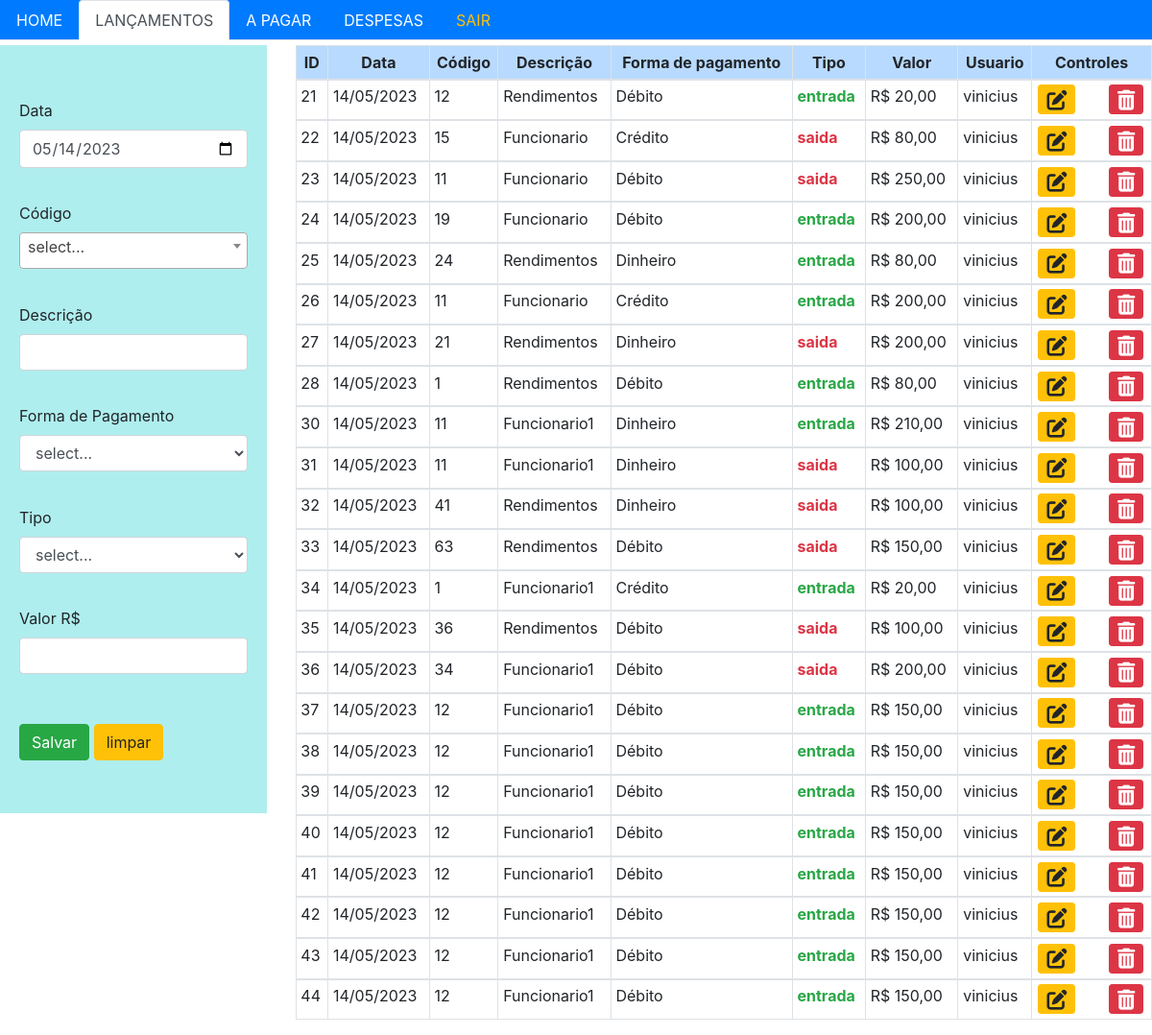
The app's page /lancamentos.html (signed in) with its own data.
### tables this page shows
CREATE TABLE "lancamentos" (
	"id"	integer,
	"data"	text,
	"codigo"	text,
	"descricao"	text,
	"formpgm"	text,
	"tipo"	text,
	"valor"	real,
	"id_user"	integer,
	"pago_banco"	integer,
	"valor_detalhes"	TEXT,
	PRIMARY KEY("id" AUTOINCREMENT),
	FOREIGN KEY("id_user") REFERENCES "usuarios"("id")
);

CREATE TABLE "usuarios" (
	"id"	INTEGER,
	"usuario"	TEXT,
	"senha"	TEXT,
	PRIMARY KEY("id" AUTOINCREMENT)
);

### main.py (the view, shortened to what this page needs)
@app.route('/lancamentos.html', methods=["GET", "POST"])
def lancamentos():
    if 'user_id' in session:
        result = lancamentosController.database_to_template()
        return render_template("lancamentos.html", result = result)
    else:
        return redirect(url_for('index'))

### lancamentosController.py (called while the page is built)
def database_to_template():
    dados = select_dados()
    return dados

### models/LancamentosDao.py (called while the page is built)
def select_dados():
    mydb = sqlite_connector()
    cursor = mydb.cursor()
    resultado = cursor.execute("""SELECT l.id, l.data,l.codigo,l.descricao,l.formpgm,l.tipo,l.valor,u.usuario
                        from lancamentos as l
                        join usuarios u
                        on l.id_user = u.id
                        WHERE l.pago_banco = 0;
                   """)
    return resultado

### models/conexao.py (called while the page is built)
def sqlite_connector():
    mydb = sqlite3.connect('espeto_madeira.db')
    return mydb

### templates/lancamentos.html (shortened to what this page needs)
<!DOCTYPE html>
<html lang="en">
<head>
    <link rel="stylesheet" href="https://cdn.jsdelivr.net/npm/bootstrap@4.0.0/dist/css/bootstrap.min.css">
    <link rel="stylesheet" href="https://cdnjs.cloudflare.com/ajax/libs/font-awesome/6.4.0/css/all.min.css" />
    <link rel="stylesheet" href="../static/css/select2.css"  />
</head>
<body style="overflow-x: hidden; overflow-y: visible; ">
    <ul class="nav nav-tabs bg-primary" style="margin-bottom: 5px;">
        <li class="nav-item">
          <a class="nav-link text-white" href="home.html">HOME</a>
        </li>
        <li class="nav-item">
          <a class="nav-link active" href="lancamentos.html">LANÇAMENTOS</a>
        </li>
        <li class="nav-item">
          <a class="nav-link text-white" href="banco.html">A PAGAR</a>
        </li>
        <li class="nav-item">
          <a class="nav-link text-white" href="despesas.html">DESPESAS</a>
        </li>
        <li class="nav-item">
          <a class="nav-link text-warning " href="{{url_for('logout')}}">SAIR</a>
        </li>
      </ul>
    <div class="container-md " style="margin-top: 5px; ; height: 600px;">
      <div class="row justify-content-center">
        <div class="col-3">
          <form action="{{url_for('lancamentos')}}" method="POST" class="formulario_lancamentos sticky-top" style="background-color: #AFEEEE;height: 100vh;">
          <div>
            <label for="dateInput" class="row-md-11 row-form-label label">Data</label>
            <div class="row-md-11">
              <input type="date" class="form-control label" id="dateInput" name="data" required>
            </div>
          </div>
        <div >
          <label for="codigo" class="row-md-11 row-form-label label">Código</label>
          <div class="row-md-11">
          </div>
        </div>
         <div >
          <label for="descricao" class="row-md-11 row-form-label label">Descrição</label>
          <div class="row-md-11">
            <input type="text" class="form-control label" id="descricao" name="descricao" required>
          </div>
        </div>
         <div >
          <label class="row-md-10 row-form-label label">Forma de Pagamento</label>
          <div class="row-md-10">
            <select name="forma" class="form-control form-select label" required>
              <option value="" selected>select...</option>
            </select>
          </div>
        </div>
         <div >
          <label class="row-md-10 row-form-label label">Tipo</label>
          <div class="row-md-10">
            <select name="tipo" class="form-control form-select label" required>
              <option value="" selected>select...</option>
            </select>
          </div>
        </div>
              <div>
                <label for="codigo" class="row-md-11 row-form-label label">Valor R$</label>
                <div class="row-md-11">
                  <input type="text" class="form-control label" id="valor" name="valor" required>
                </div>
            </div>
            <div class="col-md-1.9" style="background-color: #AFEEEE;">
              <button type="submit" class="btn btn-success mt-3 text-center">Salvar</button>
              <button type="reset" class="btn btn-warning mt-3 text-center" id="reset">limpar</button>
            </div>
          </form>
        </div>
        <div class="col-9">
          <table  class="table table-bordered table-sm table-hover">
            <thead class="text-center table-primary">
              <tr>
                <th>ID</th>
                <th>Data</th>
                <th>Código</th>
                <th>Descrição</th>
                <th>Forma de pagamento</th>
                <th>Tipo</th>
                <th>Valor</th>
                <th>Usuario</th>
                <th>Controles</th>
              </tr>
            </thead>
            {% for linha in result %}
              <tbody>
                <tr>
                  <td>{{linha[0]}}</td>
                  <td>{{linha[1]}}</td>
                  <td>{{linha[2]}}</td>
                  <td>{{linha[3]}}</td>
                  <td>{{linha[4]}}</td>
                  {% if linha[5] == "entrada" %}
                  <td class="text-success"><strong>{{linha[5]}}</strong></td>
                  {% else %}
                  <td class="text-danger"><strong>{{linha[5]}}</strong></td>
                  {% endif %}
                  <td>R$ {{ '%0.2f'|format(linha[6]) | replace(".", ",")}}</td>
                  <td>{{linha[7]}}</td>
                  <td class="center">
                    <div class="row justify-content-xl-center">
                      <div class="col-md-6" >
                        <form action="{{url_for('update')}}" method="POST">
                          <button type="submit" class="btn btn-warning btn-sm"></button>
                        </form>
                      </div>
                      <div class="col-md-6" >
                        <form  action="{{url_for('excluir')}}"  method="POST">
                          <button type="submit" class="btn btn-danger btn-sm"></button>
                        </form>
                      </div>
                    </div>
                  </td>
                </tr>
              </tbody>
            {% endfor %}
          </table>
        </div>
      </div>
    </div>
</body>
</html>

### static/css/select2.css (style rules this page uses)
.formulario_lancamentos { display: flex; flex-direction: column; justify-content: space-evenly; padding: 20px; }

### templates/lancamentos.html (style rules this page uses)
.center { text-align: center; }

### records on screen
lancamentos: id "21", data "14/05/2023", codigo "12", descricao "Rendimentos", formpgm "Débito", tipo "entrada", valor "20,00", usuario "vinicius"
lancamentos: id "22", data "14/05/2023", codigo "15", descricao "Funcionario", formpgm "Crédito", tipo "saida", valor "80,00", usuario "vinicius"
lancamentos: id "23", data "14/05/2023", codigo "11", descricao "Funcionario", formpgm "Débito", tipo "saida", valor "250,00", usuario "vinicius"
lancamentos: id "24", data "14/05/2023", codigo "19", descricao "Funcionario", formpgm "Débito", tipo "entrada", valor "200,00", usuario "vinicius"
lancamentos: id "25", data "14/05/2023", codigo "24", descricao "Rendimentos", formpgm "Dinheiro", tipo "entrada", valor "80,00", usuario "vinicius"
lancamentos: id "26", data "14/05/2023", codigo "11", descricao "Funcionario", formpgm "Crédito", tipo "entrada", valor "200,00", usuario "vinicius"
lancamentos: id "27", data "14/05/2023", codigo "21", descricao "Rendimentos", formpgm "Dinheiro", tipo "saida", valor "200,00", usuario "vinicius"
lancamentos: id "28", data "14/05/2023", codigo "1", descricao "Rendimentos", formpgm "Débito", tipo "entrada", valor "80,00", usuario "vinicius"
lancamentos: id "30", data "14/05/2023", codigo "11", descricao "Funcionario1", formpgm "Dinheiro", tipo "entrada", valor "210,00", usuario "vinicius"
lancamentos: id "31", data "14/05/2023", codigo "11", descricao "Funcionario1", formpgm "Dinheiro", tipo "saida", valor "100,00", usuario "vinicius"
lancamentos: id "32", data "14/05/2023", codigo "41", descricao "Rendimentos", formpgm "Dinheiro", tipo "saida", valor "100,00", usuario "vinicius"
lancamentos: id "33", data "14/05/2023", codigo "63", descricao "Rendimentos", formpgm "Débito", tipo "saida", valor "150,00", usuario "vinicius"
lancamentos: id "34", data "14/05/2023", codigo "1", descricao "Funcionario1", formpgm "Crédito", tipo "entrada", valor "20,00", usuario "vinicius"
lancamentos: id "35", data "14/05/2023", codigo "36", descricao "Rendimentos", formpgm "Débito", tipo "saida", valor "100,00", usuario "vinicius"
lancamentos: id "36", data "14/05/2023", codigo "34", descricao "Funcionario1", formpgm "Débito", tipo "saida", valor "200,00", usuario "vinicius"
lancamentos: id "37", data "14/05/2023", codigo "12", descricao "Funcionario1", formpgm "Débito", tipo "entrada", valor "150,00", usuario "vinicius"
lancamentos: id "38", data "14/05/2023", codigo "12", descricao "Funcionario1", formpgm "Débito", tipo "entrada", valor "150,00", usuario "vinicius"
lancamentos: id "39", data "14/05/2023", codigo "12", descricao "Funcionario1", formpgm "Débito", tipo "entrada", valor "150,00", usuario "vinicius"
lancamentos: id "40", data "14/05/2023", codigo "12", descricao "Funcionario1", formpgm "Débito", tipo "entrada", valor "150,00", usuario "vinicius"
lancamentos: id "41", data "14/05/2023", codigo "12", descricao "Funcionario1", formpgm "Débito", tipo "entrada", valor "150,00", usuario "vinicius"
lancamentos: id "42", data "14/05/2023", codigo "12", descricao "Funcionario1", formpgm "Débito", tipo "entrada", valor "150,00", usuario "vinicius"
lancamentos: id "43", data "14/05/2023", codigo "12", descricao "Funcionario1", formpgm "Débito", tipo "entrada", valor "150,00", usuario "vinicius"
lancamentos: id "44", data "14/05/2023", codigo "12", descricao "Funcionario1", formpgm "Débito", tipo "entrada", valor "150,00", usuario "vinicius"
